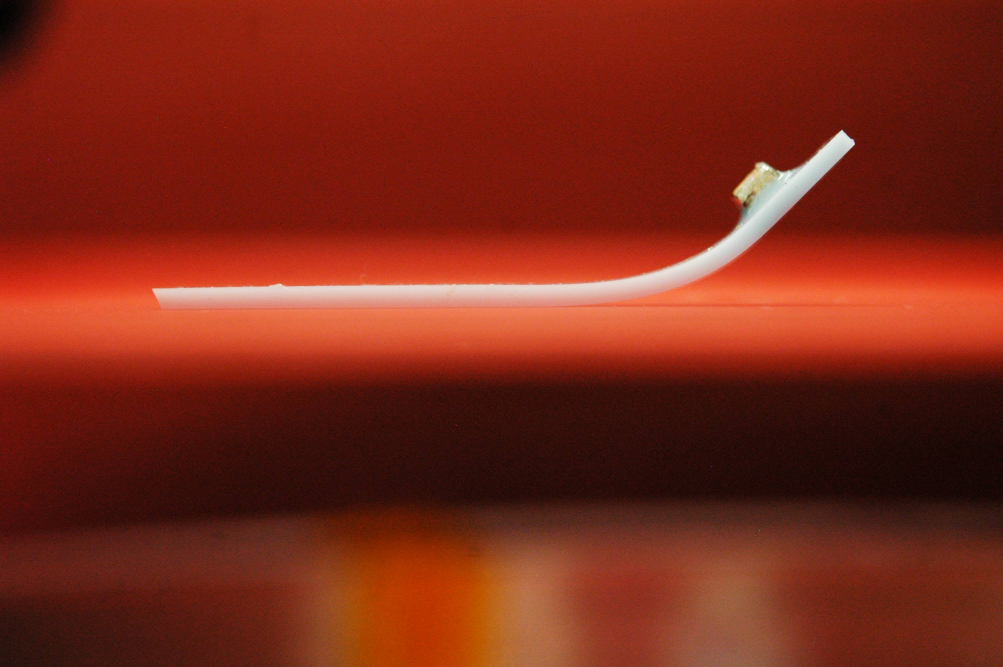
#> input picture 29redBackground/DSC_0067 (3).JPG, 3008 x 2000 px (shown at 1/3 size)
$ python compareDeflectionThickness.py
#> lines starting #> are read from the running program, lines starting #| are printed output that depends on the picture; after the words box and inside, x2 and y2 are one past the last pixel; in counts of white or black regions, pixels touching at a corner belong together
### edgeDetectionFunctions.py
import numpy as np
import cv2 as cv
from matplotlib import pyplot as plt
from scipy.optimize import curve_fit
import scipy.stats

def get_edges_x_and_y_arrays(edges_np):
    x_unique = np.unique(edges_np[1])
    x_array = np.empty((0, 1))
    y_array = np.empty((0, 1))
    for x_value in x_unique:
        x_indices = np.where(x_value == edges_np[1])
        y_values = edges_np[0][x_indices]
        if np.size(y_values) >= 2:
            y_values = [y_values[0], y_values[-1]]
            x_array = np.append(x_array, x_value)
            y_array = np.append(y_array, np.mean(y_values))
    return x_array, y_array


def find_edges(difference):
    return cv.Canny(difference, 100, 200)


def create_difference_image(image_name, background_name, crop_array):
#> called with image_name = '29redBackground/DSC_0067 (3).JPG', background_name = '29redBackground/DSC_0068 (3).JPG'
    crop_top, crop_bottom, crop_left, crop_right = crop_array

    img = cv.imread(image_name)
#> img is the input picture: shape (2000, 3008, 3); mean B, G, R 23.5, 40.3, 125.2

    bg = cv.imread(background_name)
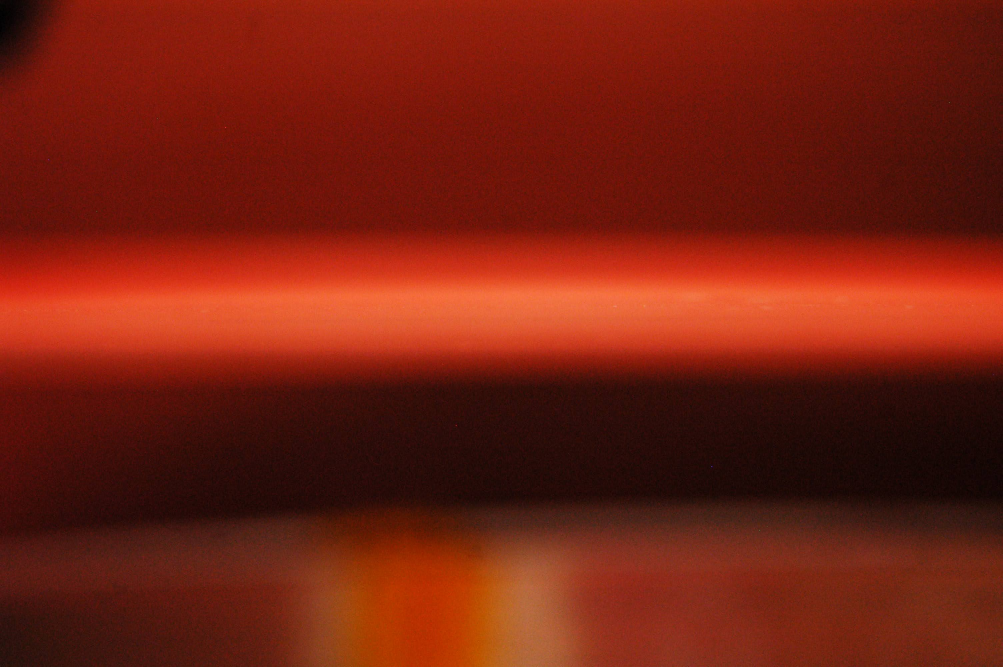
#> input picture 29redBackground/DSC_0068 (3).JPG, 3008 x 2000 px (shown at 1/3 size)
#> bg is the input picture: shape (2000, 3008, 3); mean B, G, R 15.9, 32.2, 118.2

    img = img[crop_top:crop_bottom, crop_left:crop_right]
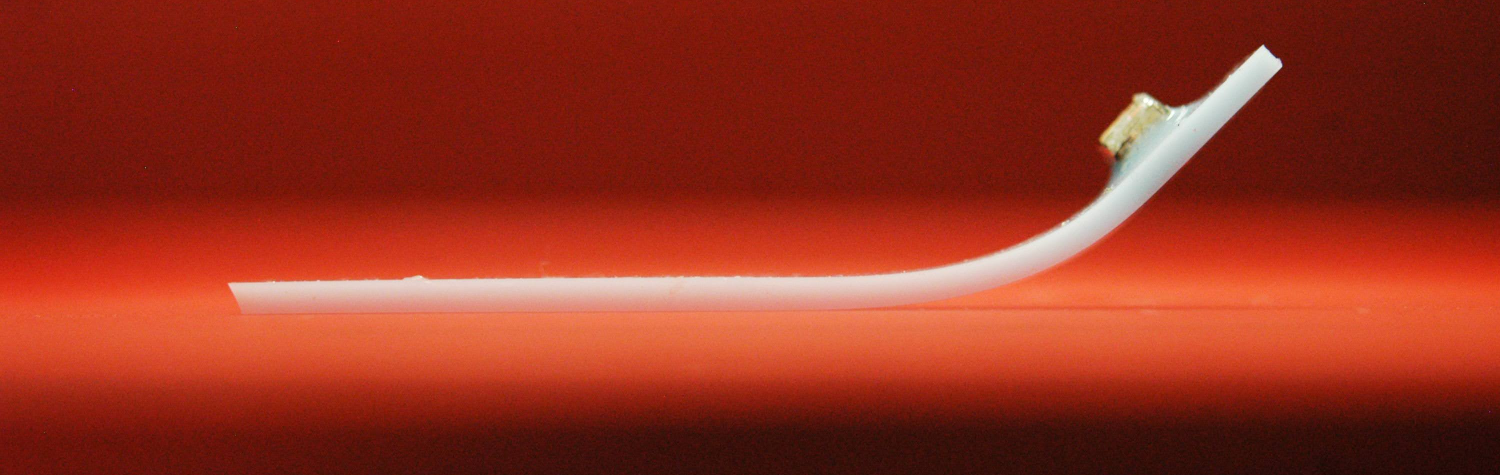
#> img: shape (950, 3000, 3) (shown at 1/2 size); mean B, G, R 29.7, 47.7, 148.6
    bg = bg[crop_top:crop_bottom, crop_left:crop_right]
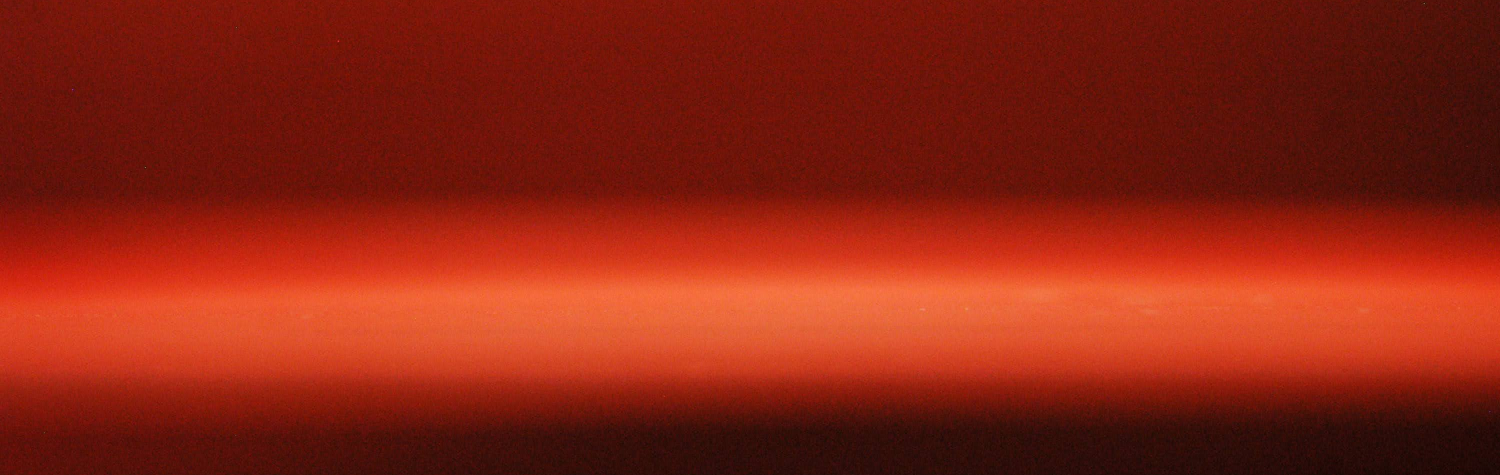
#> bg: shape (950, 3000, 3) (shown at 1/2 size); mean B, G, R 17.6, 35.5, 139.5
    blue_img = img[:, :, 0]
    blue_bg = bg[:, :, 0]
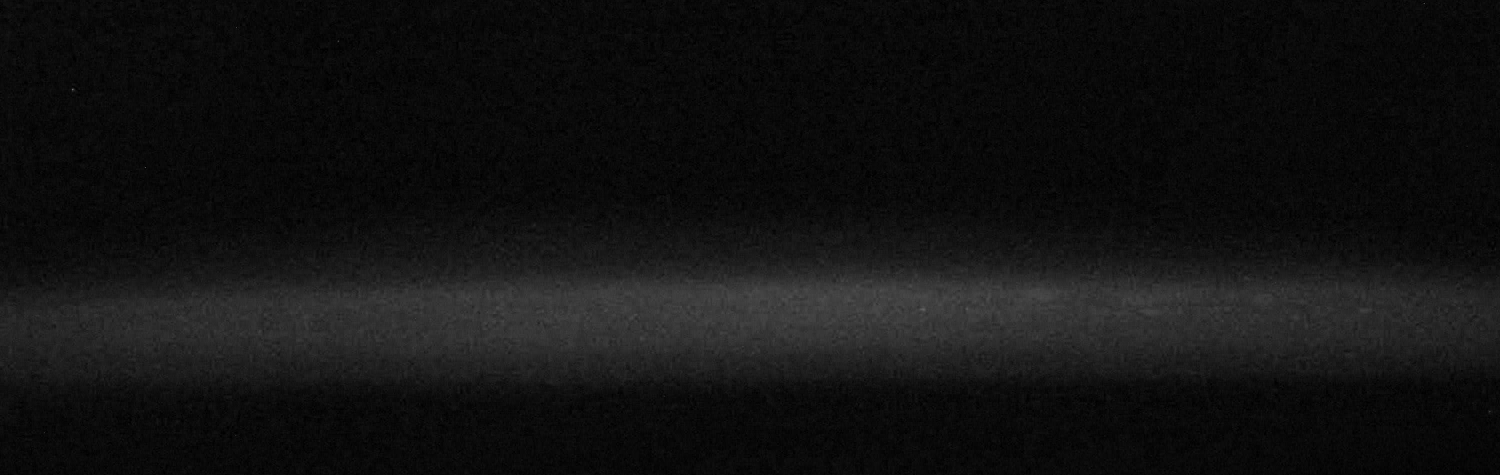
#> blue_bg: shape (950, 3000) (shown at 1/2 size); min 0, max 183, mean 17.6
    difference = blue_img - blue_bg
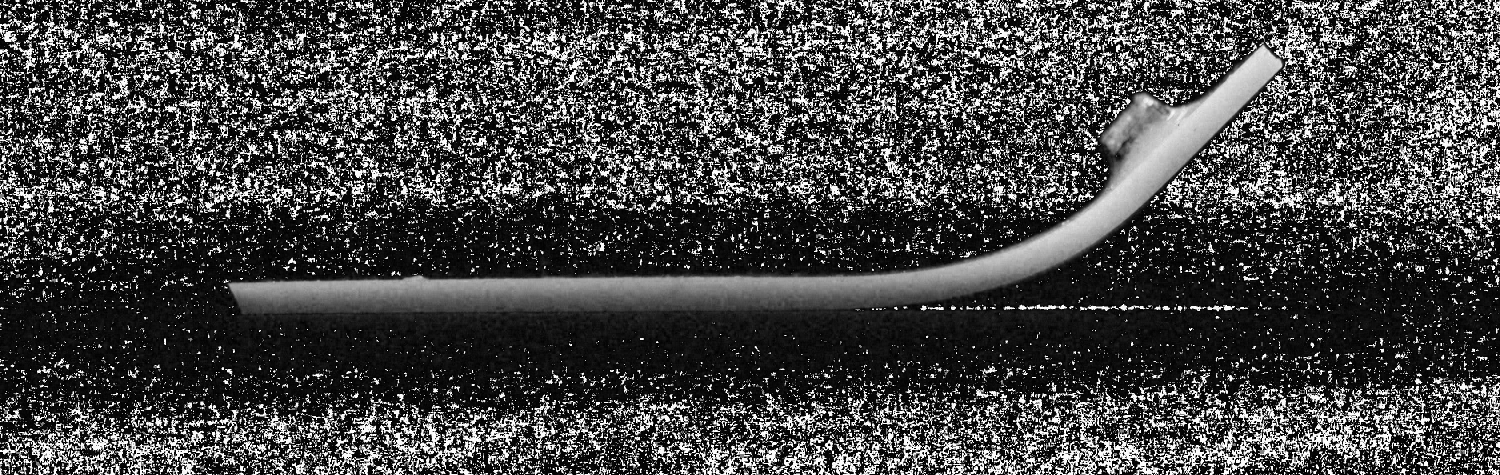
#> difference: shape (950, 3000) (shown at 1/2 size); min 0, max 255, mean 69.9
    return blue_img, blue_bg, difference


def find_edges_cv(image_cv, a, b):
#> called with a = 100, b = 200
    edges = cv.Canny(image_cv, a, b)
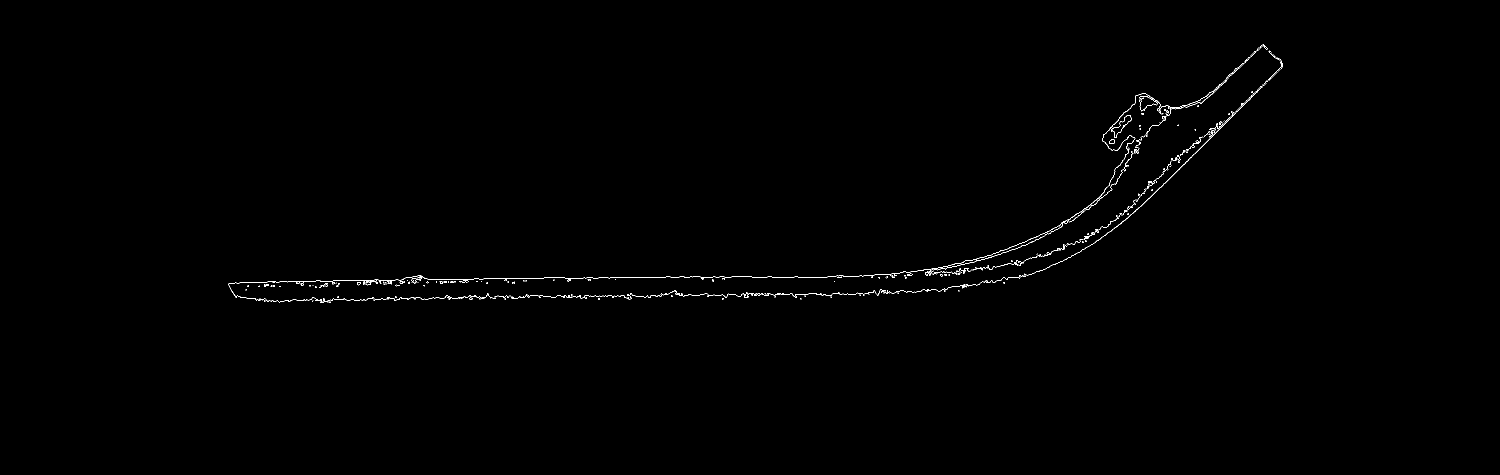
#> edges: shape (950, 3000) (shown at 1/2 size); 0.34% white in thin lines or dots, all inside (x1, y1, x2, y2) = (457, 89, 2566, 606)
    return edges


def reduce_noise(image_cv, lowT, highT):
    return np.where((image_cv > lowT) & (image_cv < highT), image_cv, 0)

### fitting_code.py
from edgeDetectionFunctions import *
from deflectionCurveFitting.modelFunctions import *


def find_reduced_chi_squared(observed, predicted, errors):
    return np.sum(((observed - predicted) ** 2 / errors) / (np.size(observed) - 1))


def get_first_middle_last_arrays(x_edges, y_edges, a, b):
    split_point_a, split_point_b = np.argmax(x_edges > a), np.argmax(x_edges > b)
    return np.split(x_edges, [split_point_a, split_point_b]), np.split(y_edges, [split_point_a, split_point_b])


# [67 lines left out: functions fit_first_middle_last, linear_quad_linear_fit, fit_first_middle_last_curve, linear_curve_linear_fit, not called in this run]


def get_edges(difference_cv):
    edges_cv = find_edges_cv(difference_cv, 100, 200)
    edges_numpy = np.where(edges_cv == 255)
#> edges_numpy = 9679 positions, rows 89 to 605, columns 457 to 2565
    x_edges, y_edges = get_edges_x_and_y_arrays(edges_numpy)
#> in get_edges_x_and_y_arrays, `x_unique = np.unique(edges_np[1])`: x_unique = 2109 values from 457 to 2565
#> the loop in get_edges_x_and_y_arrays, `for x_value in x_unique:` made 2109 passes
#> (x_indices, y_values, x_array, y_array) on passes 1 to 4: (([7149, 7201, 7234, 7278],), [567, 570], [457], [568.5]), (([7150, 7330, 7378],), [567, 572], [457, 458], [568.5, 569.5]), (([7151, 7379, 7420, 7462],), [567, 574], [457, 458, 459], [568.5, 569.5, 570.5]), (([7152, 7478, 7487],), [567, 576], [457, 458, 459, 460], [568.5, 569.5, 570.5, 571.5])
#> (x_indices, y_values, x_array) on passes 10 to 12: (([7086, 7710, 7749],), [566, 586], [457, 458, 459, 460, 461, 462, 463, 464, 465, 466]), (([7087, 7812, 7939],), [566, 588], [457, 458, 459, 460, 461, 462, 463, 464, 465, 466, 467]), (([7088, 7940, 8049],), [566, 589], [457, 458, 459, 460, 461, 462, 463, 464, 465, 466, 467, 468])
#> after the loop in get_edges_x_and_y_arrays, `for x_value in x_unique:`: x_array = 2106 values from 457 to 2565; y_array = 2106 values, max 584.5 at index 101, min 126.5 at index 2100, mean 507.8
#> x_edges = 2106 values from 457 to 2565; y_edges has the same summary as y_array in get_edges_x_and_y_arrays
    y_edges_error = estimate_errors(y_edges)
    return x_edges, y_edges, y_edges_error


def estimate_errors(y_array):
    error_array = []
    min_error = 1
    for i in range(0, np.size(y_array)):
        if i == 0 or i == (np.size(y_array) - 1):
            error = 100
        else:
            error = (y_array[i - 1] + y_array[i] + y_array[i + 1]) / 3 - y_array[i]
        if error < min_error:
            error = min_error
        error_array.append(error)
#> this loop made 2106 passes
#> error on passes 2 to 13: 0, 0, -0.167, 0.167, 0, -0.167, 0.167, -0.167, 0.167, -0.167, 0.167, -0.333
#> after the loop, error_array = 2106 values, max 100 at index 0, min 1 at index 1, mean 1.13
    return error_array

### compareDeflectionThickness.py
from edgeDetectionFunctions import *
from fitting_code import *


def find_magnetic_potential(x, theta, length, bFieldStrength, magnetStrength):
    # function to find potential energy for a permanent dipole magnet in a uniform field
    return 2 * x * length * np.sin(theta) * bFieldStrength * magnetStrength


# [5 lines left out: function find_arc, not called in this run]


def find_strain(unstretched_length, stretched_length):
    # finds strain as deltaL/L
    return (stretched_length - unstretched_length) / unstretched_length


# [57 lines left out: functions circular_deflection_delta_strain, find_elastic_energy, find_total_curve_strain, find_bending_elastic_potential, physicalModelFunction, not called in this run]


def get_x_and_y_data_from_image(image_name, background_name, crop_array):
    low_t, high_t = 100, 170
    img, bg, difference = create_difference_image(image_name, background_name, crop_array)
    low_noise_difference = reduce_noise(difference, low_t, high_t)
    x_edges, y_edges, y_edges_error = get_edges(low_noise_difference)
#> in get_edges, `y_edges_error = estimate_errors(y_edges)`: y_edges_error has the same summary as error_array in estimate_errors
#> x_edges = 2106 values from 457 to 2565; y_edges has the same summary as y_array in get_edges_x_and_y_arrays; y_edges_error has the same summary as error_array in estimate_errors
    return x_edges, y_edges, y_edges_error


def make_array_image_comparison_reference(image_array, background_name, crop_array, x_values, model_array, trim_end):
    # function to generate difference image, find edges, find centre between edges, model centres and plot the result
    cols = 3
    rows = math.ceil(len(image_array) / cols)
    counter = 1
    low_t, high_t = 100, 170
    initial_a, initial_b = 1100.0, 1600.0
    deflection_curves, deflection_fits, chi_squareds = [], [], []
    for image_name in image_array:
        # Keeping track of progress
        print("Working on " + image_name)
        print("Fitting with {}".format(model_array[0]))
        # using open cv to make image arrays
        img, bg, difference = create_difference_image(image_name, background_name, crop_array)
        difference = reduce_noise(difference, 100, 170)
        x_edges, y_edges, y_edges_error = get_x_and_y_data_from_image(image_name, background_name, crop_array)
        x_edges, y_edges, y_edges_error = x_edges[:-trim_end], y_edges[:-trim_end], y_edges_error[:-trim_end]

        # Plotting
        ax = plt.subplot(rows, cols, counter)
        # appending arrays
        ax.imshow(img)
        ax.scatter(x_edges, y_edges, s=3)
        deflection_curves.append([x_edges, y_edges])
        counter += 1
    plt.tight_layout()
    plt.show()
    # making new subplot
    ax = plt.subplot()
    for i in range(len(deflection_curves)):
        # making deflection curves with the modelled fit
        x, y = deflection_curves[i]
        ax.scatter(x, y)
    ax.invert_yaxis()
    plt.legend()

    plt.show()


background_name = "29redBackground/DSC_0068 (3).JPG"
image_array = [
    "29redBackground/DSC_0067 (3).JPG",
    "29redBackground/DSC_0079 (3).JPG",
    "29redBackground/DSC_0090 (3).JPG",
    "29redBackground/DSC_0096 (3).JPG"
]
crop_top, crop_bottom = 300, 1250
crop_left, crop_right = 0, 3000
crop_array = [crop_top, crop_bottom, crop_left, crop_right]
current_values = [0.000, 0.512, 0.999, 1.506, 2.030, 2.499, 2.997, 3.508, 3.975]
model = linear_curve_linear_fit
x_edges, y_edges, y_edges_error = get_x_and_y_data_from_image("29redBackground/DSC_0067 (3).JPG", background_name,
                                                              crop_array)
#> x_edges = 2106 values from 457 to 2565; y_edges has the same summary as y_array in get_edges_x_and_y_arrays; y_edges_error has the same summary as error_array in estimate_errors
circle_test_array = [circle_fit, [1200, 1600, 450]]

# test_model_initially(x_edges, y_edges, circle_test_array)

# show_differrence_image("29redBackground/DSC_0059 (3).JPG",background_name,crop_array)

linear_curve_linear_model_array = [linear_curve_linear_fit, [1300.0, 2400.0, circle_test_array]]

make_array_image_comparison_reference(image_array, background_name, crop_array, current_values,
                                      linear_curve_linear_model_array, 10)
#> (the run stopped early here; a loop or call above may not have finished)
